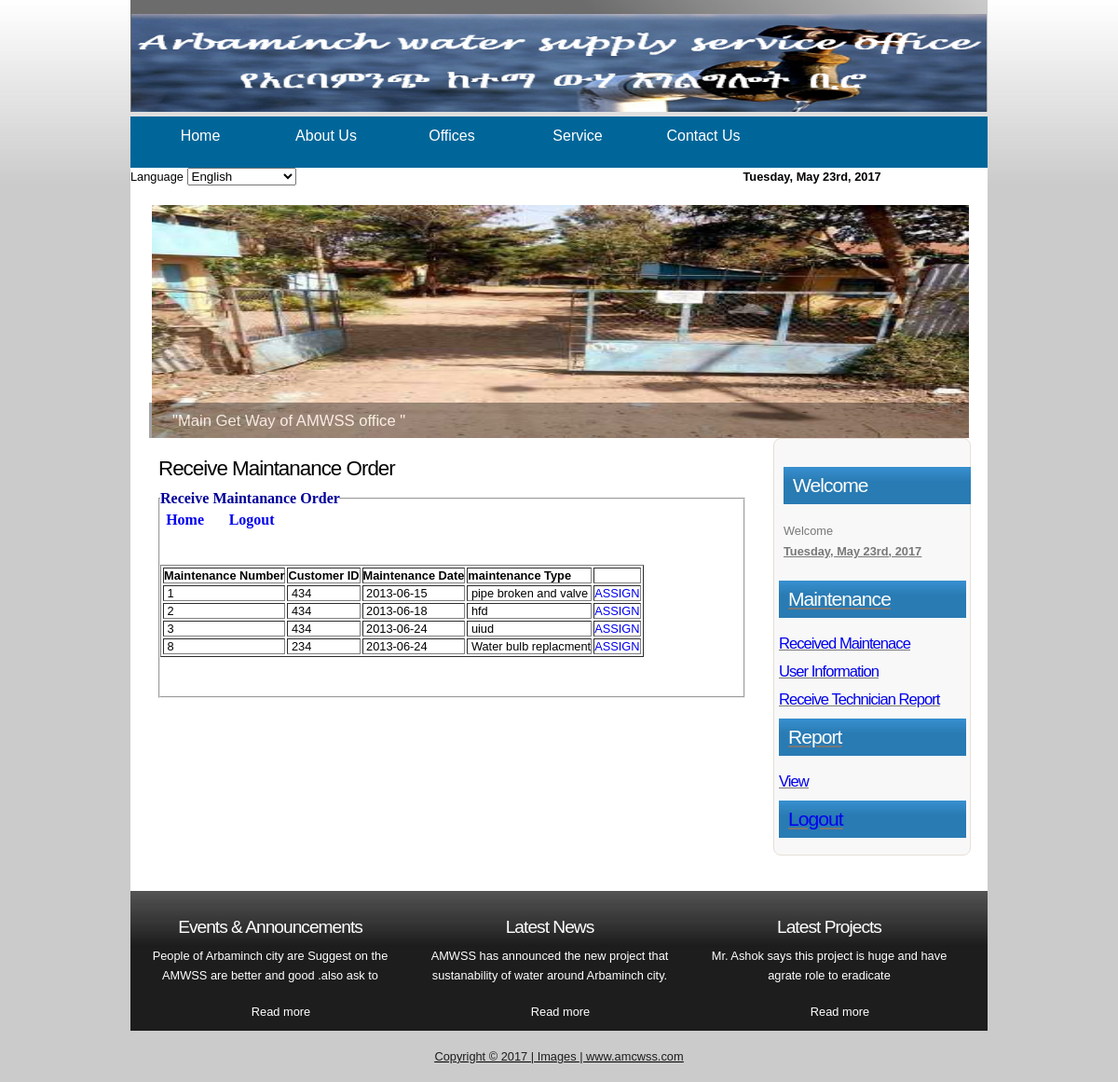
Screenshot of /Admin/ReceiveMainSearch.php with the database file from the repository.
### tables this page shows
CREATE TABLE IF NOT EXISTS `maintenance` (
  `Maintanance_Number` int(11) NOT NULL AUTO_INCREMENT,
  `Customer_ID` varchar(30) NOT NULL,
  `Maintenance_Date` date NOT NULL,
  `Maintenance_Type` varchar(50) NOT NULL,
  `Approved` varchar(50) NOT NULL,
  PRIMARY KEY (`Maintanance_Number`),
  KEY `Customer_ID` (`Customer_ID`)
);

### Admin/ReceiveMainSearch.php (the view, shortened to what this page needs)
<!DOCTYPE html PUBLIC "-//W3C//DTD XHTML 1.1//EN" "http://www.w3.org/TR/xhtml11/DTD/xhtml11.dtd">
<html xmlns="http://www.w3.org/1999/xhtml" xml:lang="en">
<head>
  <link rel="stylesheet" type="text/css" href="css/style.css" />
</head>
<body>
  <div id="main">
    <div id="header">
	  <div id="banner">
	    <img width="918" height="105" src="images/B1.PNG" />
	  </div>
    </div>
	<div id="navigation">
     <ul>
        <li class="current"><a href="index.html">Home</a></li>
        <li><a href="background.html">About Us </a>
		</li>
        <li><a href="recordOffice.html">Offices</a>
		</li>
        <li><a href="EmployeeRegistration.php">Service</a>
		</li>
        <li><a href="contact.html">Contact Us</a></li>
      </ul>
    </div>
	<div id="sub-menu">
	  <span class="style1"><font color="#000000"> Language </font></span>
	    <select name="language" size="1" >
        <option value="eng">English</option>
     </select> <?php
echo "<b>".date('l\, F jS\, Y ')."</b>";
?>
   </div>
   <div id="site_content">
      <ul class="slideshow">
        <li class="show"><img width="880" height="250" src="images/3.jpg" alt="&quot;Main Get Way of AMWSS office &quot;" /></li>
      </ul>
	  <div class="sidebar_container">
<div class="sidebar">
        <div class="sidebar_item">
           <div class="sidebar_item">
            <h2>Welcome</h2>
		    <p>
            <?php
           print "Welcome "."<b><u>".$_SESSION['User_Name']."<u></b>"."<br/>";
			echo "<b>".date('l\, F jS\, Y ')."</b>";
			?>
          </p></div>
		  <h2>Maintenance</h2>
			<h3><a href="ReceiveMainSearch.php">Received Maintenace</a></h3>
			<h3><a href="UserInformation.php">User Information</a></h3>
			<h3><a href="ReceiveTechnicianReport.php">Receive Technician Report</a></h3>
		<h2>Report</h2>
		<h3><a href="MaintananceReport.php">View</a></h3>
		<h2><a href="../index.php">Logout</a></h2>
		</div>
        </div>
      </div>
	  <div id="content">
        <div class="content_item">
		  <h1>Receive Maintanance Order </h1>
	      <form id="form1" method="post" action="ReceiveMaintenanceOrder.php">
		<fieldset>
		  <legend><span class="style7">Receive Maintanance Order </span></legend>
		      <table width="145" height="27" border="0">
              <tr>
                <td width="65"><div align="center"><span class="style5"><a href="Technician.php">Home</a></span></div></td>
                <td width="167"><div align="center"><span class="style5"><a href="../logout.php">Logout</a></span></div></td>
              </tr>
</table>
		    <p class="style2 style7"><strong></strong></p>
		    <?php
						$sql="select * from maintenance";
						$result=mysql_query($sql);
						if(!$result)
						die("unable to Retrieve the values".mysql_error());
	else{
?>
<?php
if(mysql_num_rows($result) >= 1)
{
?>
    <table  border="1">
      <tr>
        <td ><strong>Maintenance Number</strong></td>
        <td ><strong>Customer ID</strong></td>
        <td ><strong>Maintenance Date</strong></td>
        <td ><strong>maintenance Type</strong></td>
	   <td ><strong></strong></td>
      </tr>
<?php
  while($row = mysql_fetch_array($result))
     {
       echo "<tr>";
       echo "<td>&nbsp;" . $row['Maintanance_Number'] . "</td>";
       echo "<td>&nbsp;" . $row['Customer_ID'] . "</td>";
	   echo "<td>&nbsp;" . $row['Maintenance_Date'] . "</td>";
	   echo "<td>&nbsp;" . $row['Maintenance_Type'] . "</td>";
       echo "<td><a href=\"AssignTechnician.php?Maintenance_Number=$row[0] && Customer_ID=$row[1] && Maintenance_Date=$row[2] && Maintenance_Type=$row[3]\" >ASSIGN</a></td>";
       echo "</tr>&nbsp;";
    }
	  echo "</table>";
}
else
      {
	echo "<h4><font color='red'>No Records Found </font></h4>";
     }}
?>
	      <p>&nbsp;</p>
		  </fieldset>
          </form>
		  <p>&nbsp;</p>
		  <p>&nbsp;</p>
		  <p>&nbsp;</p>
		  <p>&nbsp;</p>
        </div>
      </div>
	</div>
	<div id="content_grey">
	  <div class="content_grey_container_box">
		<h4>Events &amp; Announcements</h4>
	    <p> People of Arbaminch city are Suggest on the AMWSS are better and good .also ask to </p>
		<div class="readmore">
		  <a href="#">Read more</a>
		</div>
	  </div>
      <div class="content_grey_container_box">
       <h4>Latest News</h4>
	    <p>AMWSS  has announced the new project that sustanability of water around Arbaminch city.</p>
	    <div class="readmore">
		  <a href="#">Read more</a>
		</div>
	  </div>
      <div class="content_grey_container_boxl">
		<h4>Latest Projects</h4>
	    <p> Mr. Ashok says this project is huge and have agrate role to eradicate </p>
	    <div class="readmore">
		  <a href="#">Read more</a>
		</div>
	  </div>
	  <br style="clear:both"/>
    </div>
</div>
  <div id="footer">
	  <a href="http://validator.w3.org/check?uri=referer">Copyright &copy; 2017 </a> | I<a href="http://www.pdphoto.org/">mages | </a><a href="http://jigsaw.w3.org/css-validator/check/referer">www.amcwss</a>.com</div>
</body>
</html>

### Admin/css/style.css (style rules this page uses)
html { height: 100%; }
* { margin: 0; padding: 0; }
body { font: normal 80% Arial, Helvetica, sans-serif; background: #CBCBCB url(../images/background.jpg) repeat-x; color: #000; }
p { padding: 0 0 20px 0; line-height: 1.7em; font-size: 100% }
img { border: 0; }
h1, h2, h3, h4, h5, h6 { font: normal 175% Arial, Helvetica, sans-serif; color: #000; letter-spacing: -1px; margin: 0 0 10px 0; }
h2 { font: normal 165% Arial, Helvetica, sans-serif; }
h3 { font: normal 130% Arial, Helvetica, sans-serif; }
h4, h5, h6 { margin: 0; padding: 0 0 5px 0; font: normal 150% Arial, Helvetica, sans-serif; color: #FFF; line-height: 1.5em; }
a, a:hover { background: transparent; outline: none; text-decoration: none; }
ul { margin: 2px 0 22px 30px; line-height: 1.7em; font-style: normal; font-size: 100%; }
#main, #header, #banner, #menubar, #site_content, #footer, #content_grey { margin-left: auto; margin-right: auto; }
#main { background: transparent; }
#header { width: 920px; height: 120px; background: transparent url(../images/header.jpg) no-repeat; }
#banner { width: 920px; position: relative; text-align: center; height: 50px; padding: 15px 0 0 0; background: transparent; }
#navigation { width: 920px; height: 55px; text-align: center; margin: 0 auto; background: #006699 }
#navigation UL { PADDING-RIGHT: 0px; PADDING-LEFT: 0px; PADDING-BOTTOM: 5px; MARGIN:5px; PADDING-TOP: 10px }
#navigation UL LI { DISPLAY: block; FLOAT: left; LIST-STYLE-TYPE: none; HEIGHT: 40px }
#navigation LI A { FONT-SIZE: 16px; COLOR: #fff; TEXT-DECORATION: none }
#navigation UL LI { DISPLAY:block; FLOAT: left; MARGIN-LEFT: 5px; WIDTH: 130px; LIST-STYLE-TYPE: none; POSITION: relative; HEIGHT: 30px; }
#sub-menu { width: 920px; height: 20px; margin: 0 auto; background: #ffffff }
#site_content { width: 900px; overflow: hidden; margin: 0 auto; padding: 0 0px 0 20px; background: #FFF; }
.sidebar_container { float: right; width: 230px; padding: 0; }
.sidebar { float: left; width: 200px; margin-right:20px; padding: 30px 10px 0px 0px; color: #787878; border: 1px solid #E7DFD7; border-radius: 8px; background: #F8F8F8; }
.sidebar_item { font: normal 100% Arial, Helvetica, sans-serif; padding: 0 5px 0px 5px; width: 201px; }
.sidebar h2 { padding: 8px 0 0 10px; height: 40px; color: #FFF; background: transparent url(../images/sidebar_header.jpg) no-repeat; }
.content_item { width: 630px; margin-top: 20px; margin-bottom: 20px; }
#content { width: 640px; padding-left: 10px; margin-bottom: 20px; float: left; }
#content_grey { width: 920px; height: 150px; text-align: center; background: transparent url(../images/content_grey.jpg) repeat; color: #FFF; }
.content_grey_container_box { width: 270px; padding: 5px; text-align: center; margin: 20px 10px 10px 10px; float: left; color: #FFF; }
.content_grey_container_boxl { width: 270px; padding: 5px; text-align: center; margin: 20px 0 10px 10px; float: left; color: #FFF; }
#footer { width: 920px; height: 20px; padding-top: 20px; text-align: center; background: transparent; color: #1D1D1D; }
#footer a, #footer a:hover { color: #684430; text-decoration: none; padding-bottom: 20px; }
#footer a, #footer a:hover { color: #1D1D1D; text-decoration: none; }
.readmore { height: 30px; padding-left: 23px; color: #FFF; background: transparent; }
.readmore a { color: #FFF; }
ul.slideshow { list-style: none; width: 880px; height: 250px; overflow: hidden; position: relative; margin: 0; padding-top: 20px; }
ul.slideshow li { position: absolute; margin: 0; padding: 0; left: 3px; right: 0; }
ul.slideshow li.show { z-index: 500; }
ul img { border: none; }

### Admin/ReceiveMainSearch.php (style rules this page uses)
.style7 { font-family: "Times New Roman", Times, serif; color: #000099; font-size: medium; font-weight: bold; }

### rows the page displays
maintenance: Maintanance_Number "1", Customer_ID "434", Maintenance_Date "2013-06-15", Maintenance_Type "pipe broken and valve"
maintenance: Maintanance_Number "2", Customer_ID "434", Maintenance_Date "2013-06-18", Maintenance_Type "hfd"
maintenance: Maintanance_Number "3", Customer_ID "434", Maintenance_Date "2013-06-24", Maintenance_Type "uiud"
maintenance: Maintanance_Number "8", Customer_ID "234", Maintenance_Date "2013-06-24", Maintenance_Type "Water bulb replacment"
